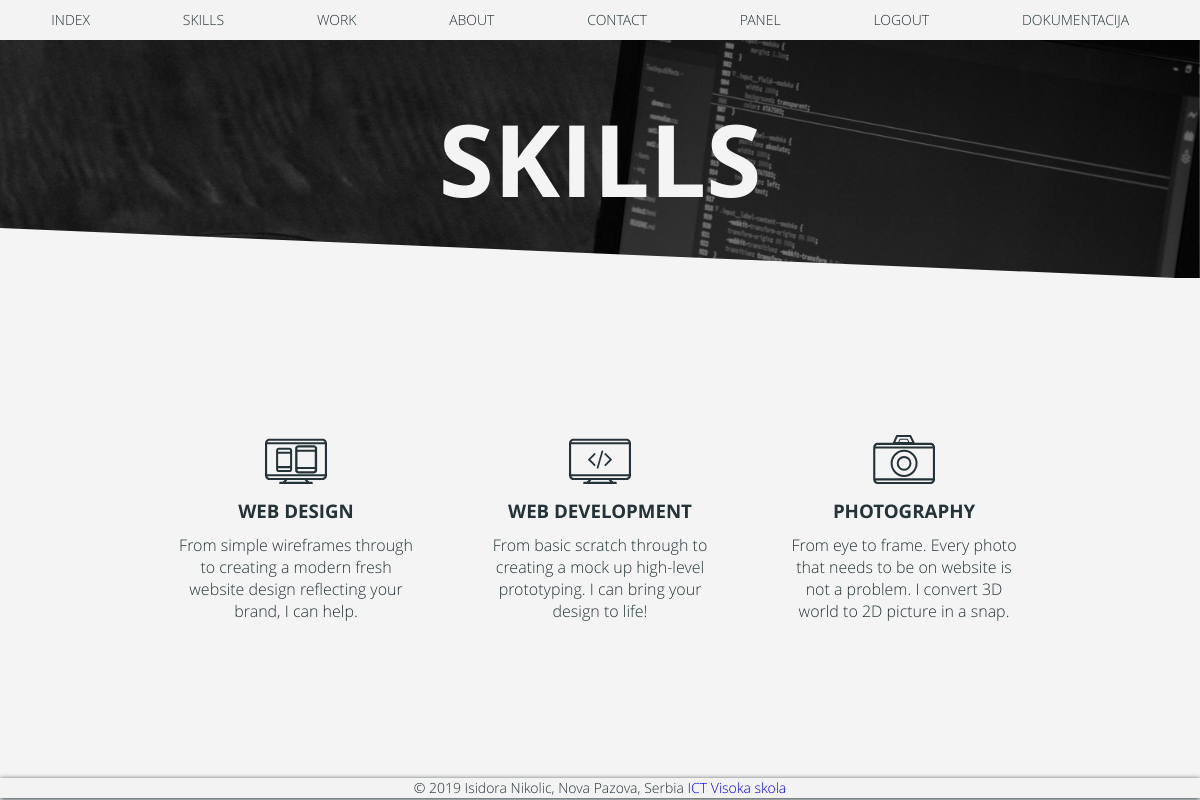
Screenshot of /control.php?page=skills (signed in) with the database file from the repository.
### tables this page shows
CREATE TABLE `nav_meni` (
  `id` int(10) NOT NULL,
  `admin` varchar(20) NOT NULL,
  `korisnik` varchar(20) NOT NULL,
  `izlogovan` varchar(20) NOT NULL
);

CREATE TABLE `skills` (
  `id` int(11) NOT NULL,
  `skill_image` text NOT NULL,
  `skill_heading` text NOT NULL,
  `skill_text` text NOT NULL
);

### skills.php (the view, shortened to what this page needs)
<?php
include "views/header.php";
?>
     <section class="paralax-outer1">
        <div id="paralax1">
            <h2>skills</h2>
        </div>
    </section>
    <section id="skills">
        <?php
           $upit = "SELECT * FROM `skills`";
           $rezultati = $konekcija->query($upit)->fetchAll();
                foreach($rezultati as $rezultat):
            ?>
                <div>
                    <img src=<?= $rezultat->skill_image ?> alt=\"design\"/>
                    <h3><?= $rezultat->skill_heading ?></h3>
                    <p><?= $rezultat->skill_text ?></p>
                </div>
            <?php
                endforeach;
        ?>
    </section>
    <?php
include "views/footer.php";
?>

### views/header.php (shortened to what this page needs)
<!doctype html>
<html>
<?php
include "php/konekcija.php";
?>
<head>
    <link rel="stylesheet" type="text/css" href="../css/notify.css" />
    <link rel="stylesheet" type="text/css" href="../css/style.css" />
    <link rel="stylesheet" type="text/css" href="../css/lightbox.css" />
</head>
<body>
<header id="header_nav" >
        <nav class="cl-effect-1">
        <?php
            $upit = "SELECT * FROM nav_meni";
            $rezultat = $konekcija->query($upit)->fetchAll();
            $logged = isset($user);
            if(!$logged){
                foreach($rezultat as $r):
                    if($r->izlogovan != "0"){
                ?>
                    <a class="header_nav-link nav_color" href="<?= $r->izlogovan ?>.php"><?= $r->izlogovan ?></a>
                <?php } endforeach; }
                else {
                    if($user === 'admin'){
                        foreach($rezultat as $r):
                            if($r->admin != "0"){
                        ?>
                            <a class="header_nav-link nav_color" href="control.php?page=<?= $r->admin ?>"><?= $r->admin ?></a>
                        <?php } endforeach;
                    }
                    else{
                        foreach($rezultat as $r):
                            if($r->korisnik != "0"){
                        ?>
                            <a class="header_nav-link nav_color" href="control.php?page=<?= $r->korisnik ?>"><?= $r->korisnik ?></a>
                        <?php } endforeach;
                    }
                    ?>
                    <a class="header_nav-link nav_color" href="control.php?page=login">Logout</a>
                    <?php
                }
                ?>
                <a class="header_nav-link nav_color" href="dokumentacija.pdf">Dokumentacija</a>
        </nav>
    </header>

### css/style.css (style rules this page uses)
* { text-align: center; margin: 0; padding: 0; }
a { text-decoration: none; }
body { background-color: #f4f4f4; width: 100%; overflow: hidden; }
#paralax1 h2, #paralax2 h2, #paralax3 h2, #paralax4 h2 { font-family: open_sansbold; text-transform: uppercase; color: #f4f4f4; font-size: 40px; padding: 20px; }
header { background-color: #233337; height: 50px; }
nav { display: none; }
#paralax1 { margin-top: 20px; background-image: url('../img/parallax1.jpg'); height: 100%; background-attachment: scroll; background-position: center; background-repeat: no-repeat; background-size: cover; }
#skills div { padding: 20px; color: #233337; }
#skills div h3 { font-family: open_sansbold; text-transform: uppercase; }
#skills div p { font-family: open_sanslight; }
@media screen and (min-width:550px) { #skills div p { padding: 0 10%; } }
@media screen and (min-width:1024px) { header { height: 40px; width: 100%; background-color: rgba(244, 244, 244, 0); z-index: 9999; transition: background-color 500ms; box-shadow: none; background-color: rgba(244, 244, 244, 0.95); box-shadow: 0px 1px 5px #233337; } }
@media screen and (min-width:1024px) { nav { display: block; float: right; position: relative; top: 25%; transform: translateY(-50%); height: 0; } }
@media screen and (min-width:1024px) { nav a { margin-right: 50px; text-decoration: none; color: #233337; text-transform: uppercase; font-family: open_sanslight; font-size: 14px; transition: color 500ms; } }
@media screen and (min-width:1024px) { *, *:after, *::before { -webkit-box-sizing: border-box; -moz-box-sizing: border-box; box-sizing: border-box; } }
@media screen and (min-width:1024px) { .cl-effect-1 a::before, .cl-effect-1 a::after { display: inline-block; opacity: 0; -webkit-transition: -webkit-transform 0.3s, opacity 0.2s; -moz-transition: -moz-transform 0.3s, opacity 0.2s; transition: transform 0.3s, opacity 0.2s; } }
@media screen and (min-width:1024px) { .cl-effect-1 a::before { margin-right: 10px; content: '<'; -webkit-transform: translateX(20px); -moz-transform: translateX(20px); transform: translateX(20px); } }
@media screen and (min-width:1024px) { .cl-effect-1 a::after { margin-left: 8px; content: '/>'; -webkit-transform: translateX(-20px); -moz-transform: translateX(-20px); transform: translateX(-20px); } }
@media screen and (min-width:1024px) { .paralax-outer1 { position: relative; } }
@media screen and (min-width:1024px) { .paralax-outer1::after { bottom: 0px; left: 0; position: absolute; border-bottom: solid 50px #f4f4f4; border-right: 98vw solid rgba(0, 0, 0, 0); content: ''; } }
@media screen and (min-width:1024px) { #paralax1 { margin-top: 0; background-attachment: fixed; } }
@media screen and (min-width:1024px) { #paralax1 h2, #paralax2 h2, #paralax3 h2, #paralax4 h2 { font-size: 100px; padding: 50px; } }
@media screen and (min-width:1024px) { #skills { height: 500px; } }
@media screen and (min-width:1024px) { #skills div { position: relative; top: 30%; display: inline-block; width: 300px; padding: 0; margin: 0; } }
@media screen and (min-width:1024px) { #skills h3 { margin: 10px; } }

### rows the page displays
nav_meni: admin "INDEX"
nav_meni: admin "SKILLS"
nav_meni: admin "WORK"
nav_meni: admin "ABOUT"
nav_meni: admin "CONTACT"
nav_meni: admin "PANEL"
skills: skill_image (picture), skill_heading "WEB DESIGN", skill_text "From simple wireframes through to creating a modern fresh website design reflecting your brand, I can help."
skills: skill_image (picture), skill_heading "WEB DEVELOPMENT", skill_text "From basic scratch through to creating a mock up high-level prototyping. I can bring your design to life!"
skills: skill_image (picture), skill_heading "PHOTOGRAPHY", skill_text "From eye to frame. Every photo that needs to be on website is not a problem. I convert 3D world to 2D picture in a snap."
